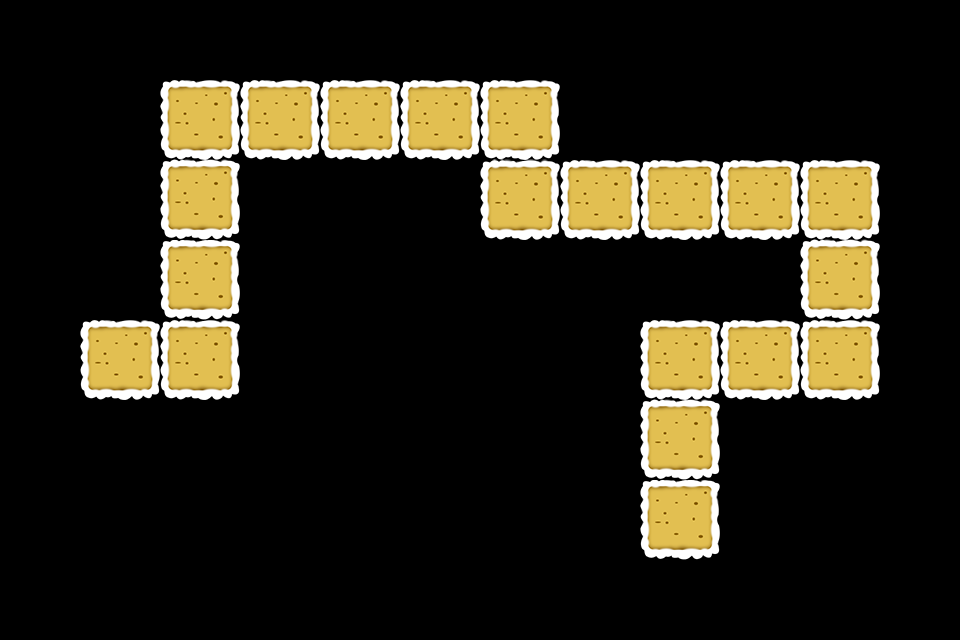

This game map was drawn from its Tiled (.tmx) file and the tilesets committed beside it. A one-line description and the trimmed map source follow:
An orthogonal 12x8 tile map with 80x80 px tiles, 1 tile layer (path) and 41 objects (11x Tower, 9x path, 8x 3, 7x 4, 6x 5).

<map version="1.0" orientation="orthogonal" width="12" height="8" tilewidth="80" tileheight="80">
 <properties>
  <property name="style" value="1" />
 </properties>
 <tileset firstgid="1" name="tiled2" tilewidth="80" tileheight="80">
  <image source="tiled2.png" width="240" height="240" />
 </tileset>
 <layer name="path" width="12" height="8">
  <data>[96 cells, 20 non-empty, 8 distinct tile ids]</data>
 </layer>
 <objectgroup name="path" width="12" height="8">
  <object name="path" x="80" y="320" />
  <object name="path" x="160" y="320" />
  <object name="path" x="160" y="80" />
  <object name="path" x="480" y="80" />
  <object name="path" x="480" y="160" />
  <object name="path" x="800" y="160" />
  <object name="path" x="800" y="320" />
  <object name="path" x="640" y="320" />
  <object name="path" x="640" y="480" />
  <object name="Tower" x="0" y="80" width="160" height="240" />
  <object name="Tower" x="240" y="160" width="240" height="400" />
  <object name="Tower" x="480" y="240" width="160" height="320" />
  <object name="Tower" x="640" y="240" width="160" height="80" />
  <object name="Tower" x="560" y="80" width="400" height="80" />
  <object name="Tower" x="880" y="160" width="80" height="320" />
  <object name="Tower" x="720" y="400" width="160" height="80" />
  <object name="Tower" x="0" y="320" width="80" height="160" />
  <object name="Tower" x="80" y="400" width="160" height="80" />
  <object name="Reward" type="3" x="80" y="160" width="80" height="80" />
  <object name="Reward" type="4" x="0" y="400" width="80" height="80" />
  <object name="Reward" type="5" x="320" y="240" width="80" height="80" />
  <object name="Reward" type="3" x="240" y="400" width="80" height="80" />
  <object name="Reward" type="4" x="480" y="320" width="80" height="80" />
  <object name="Reward" type="5" x="720" y="400" width="80" height="80" />
  <object name="Reward" type="3" x="720" y="80" width="80" height="80" />
  <object name="Reward" type="4" x="880" y="240" width="80" height="80">
   <properties>
    <property name="new" value="1" />
   </properties>
  </object>
  <object name="Reward" type="3" x="480" y="400" width="80" height="80" />
  <object name="Reward" type="3" x="320" y="320" width="80" height="80" />
  <object name="Reward" type="4" x="640" y="240" width="80" height="80" />
  <object name="Reward" type="5" x="320" y="160" width="80" height="80" />
  <object name="Reward" type="3" x="240" y="480" width="80" height="80" />
  <object name="Reward" type="4" x="400" y="400" width="80" height="80" />
  <object name="Reward" type="5" x="400" y="240" width="80" height="80" />
  <object name="Reward" type="3" x="240" y="240" width="80" height="80" />
  <object name="Reward" type="4" x="0" y="80" width="80" height="80" />
  <object name="Reward" type="5" x="0" y="160" width="80" height="80" />
  <object name="Reward" type="3" x="560" y="80" width="80" height="80" />
  <object name="Reward" type="4" x="480" y="480" width="80" height="80" />
  <object name="Reward" type="5" x="320" y="480" width="80" height="80" />
  <object name="Tower" x="720" y="480" width="80" height="80" />
  <object name="Tower" x="160" y="480" width="80" height="80" />
 </objectgroup>
</map>
